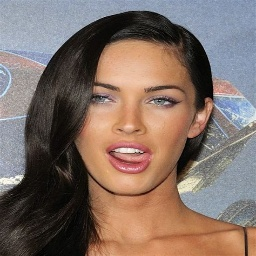
#> input picture dataset/person1_001.jpg, 256 x 256 px; its folder holds only this picture in this run
$ python train_dataset.py
#> lines starting #> are read from the running program, lines starting #| are printed output that depends on the picture
import cv2
import os
import numpy as np
import csv

dataset_path = 'dataset/'

face_cascade = cv2.CascadeClassifier(cv2.data.haarcascades + 'haarcascade_frontalface_default.xml')

images = []
labels = []
labels_name =['Your name','Brad pitt', 'Hugh Jackman']
with open('labels.csv') as csvfile:
#> (reads labels.csv from the repository)
    reader = csv.reader(csvfile)
    next(reader)
    for row in reader:
        image_path = os.path.join(dataset_path, row[0])
        label = row[1]

        image = cv2.imread(image_path, cv2.IMREAD_GRAYSCALE)
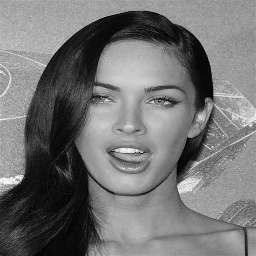
#> image: shape (256, 256); min 0, max 255, mean 115.2
        # image = cv2.resize(image, (500, 500))
        images.append(image)
        labels.append(int(label))

def read_training_data():
#> (the run stopped early here; a loop or call above may not have finished)
